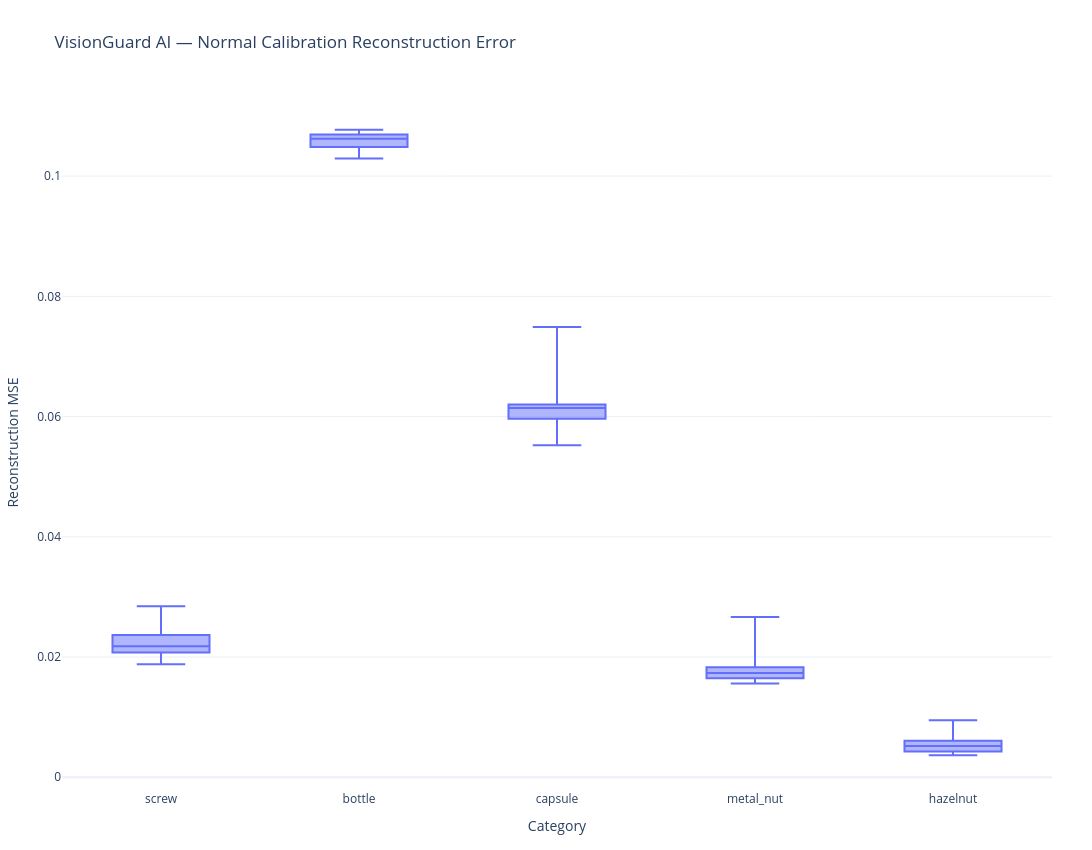

The notebook cell this image was saved under:
### Code cell
validation_error_plot_df = pd.DataFrame([
    {
        "Category": category,
        "Reconstruction Error": value,
    }
    for category, values in validation_error_registry.items()
    for value in values
])

fig = px.box(
    validation_error_plot_df,
    x="Category",
    y="Reconstruction Error",
    points=False,
    title="VisionGuard AI — Normal Calibration Reconstruction Error",
    template="plotly_white",
)

fig.update_layout(
    yaxis_title="Reconstruction MSE"
)

finalize_plotly(
    fig,
    "VisionGuard AI — Normal Calibration Reconstruction Error",
)

### Figure 1 — Plotly figure (JSON) as saved in the notebook; plotly's stock layout.template omitted (floating-point values rounded to 4 significant figures; data arrays with more than 128 entries replaced by an {"elided": "..."} marker saying what was removed)
{"data": [{"alignmentgroup": "True", "boxpoints": false, "hovertemplate": "Category=%{x}<br>Reconstruction Error=%{y}<extra></extra>", "legendgroup": "", "marker": {"color": "#636efa"}, "name": "", "notched": false, "offsetgroup": "", "orientation": "v", "showlegend": false, "type": "box", "x": {"elided": "200 str values"}, "x0": " ", "xaxis": "x", "y": {"elided": "200 float values"}, "y0": " ", "yaxis": "y"}], "layout": {"boxmode": "group", "height": 850, "legend": {"tracegroupgap": 0}, "margin": {"b": 60, "l": 60, "r": 40, "t": 95}, "title": {"text": "VisionGuard AI — Normal Calibration Reconstruction Error"}, "width": 1400, "xaxis": {"anchor": "y", "domain": [0, 1], "title": {"text": "Category"}}, "yaxis": {"anchor": "x", "domain": [0, 1], "title": {"text": "Reconstruction MSE"}}}}
